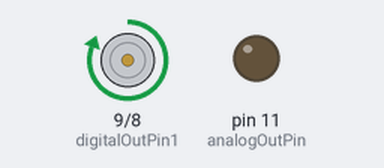
A sketch run on a simulated Arduino Uno, built with avr-gcc and run on an emulated ATmega328P. Parts: motor-driver pin pairs drawn as motors (green arrow = first pin HIGH = forward, orange = second pin HIGH = backward, longer = more drive), output pins drawn as LEDs (lit = HIGH). What the sketch prints to the serial monitor is not drawn.

Above: at 0.07 s.
At 9.96 s:
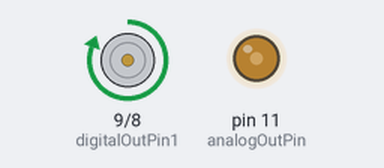
At 19.92 s:
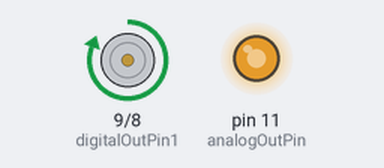
At 39.86 s:
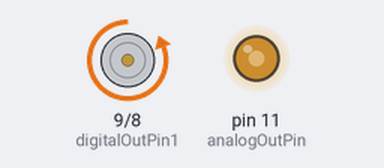
Timing chart, 0 to 40.0 s (numbered marks = the images above):
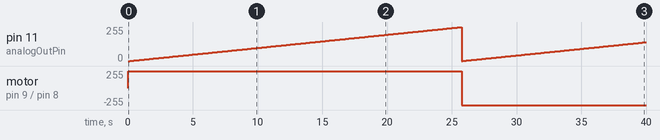

Measured:
- by itself, motor on pin 9 (digitalOutPin1) / pin 8 (digitalOutPin2): stopped → forward 255/255 at 0.00 s, → backward 255/255 25.8 s later
- by itself, pin 11 (analogOutPin): 0/255 → 1/255 at 0.15 s, → 2/255 0.10 s later, → 3/255 0.10 s later, → 4/255 0.10 s later, … (397 changes in this stretch)

The sketch:

MotorTestl298n.ino
```cpp
// These constants won't change. They're used to give names to the pins used:
const int analogOutPin = 11;
const int digitalOutPin1 = 9;
const int digitalOutPin2 = 8;

void control(int controlValue){
  if (controlValue > 0){
    digitalWrite(digitalOutPin1, HIGH);
    digitalWrite(digitalOutPin2, LOW);
  }
  else if (controlValue < 0){
    digitalWrite(digitalOutPin1, LOW);
    digitalWrite(digitalOutPin2, HIGH);
  }
  else{
    digitalWrite(digitalOutPin1, LOW);
    digitalWrite(digitalOutPin2, LOW);
  }
}

// instanciate global variables
int sensorValue = 0;  // value read from the pot
int outputValue = 0;  // value output to the PWM (analog out)
int counter = 0;      // counter for the loop

void setup() {
  // initialize serial communications at 9600 bps:
  Serial.begin(9600);
  pinMode(analogOutPin, OUTPUT);
  pinMode(digitalOutPin1, OUTPUT);
  pinMode(digitalOutPin2, OUTPUT);
}

void loop() {

  counter = counter % 1024; // keep counter between 0 and 1023
  sensorValue = counter % 512; // keep sensorValue between 0 and 511

  // If counter is smaller than 512, go forward and speed down
  if (counter<512) {
    control(1);
    outputValue = map(sensorValue, 0, 511, 0, 255);
  }
  // If not, go backwards and speed up
  else {
    control(-1);
    outputValue = map(sensorValue, 511, 0, 255, 0);
  }

  // change the analog out value:
  analogWrite(analogOutPin, outputValue);

  // wait 2 milliseconds before the next loop for the analog-to-digital
  delay(50);

  // increment the counter
  counter++;

  // print the results to the Serial Monitor:
  Serial.print("counter = " );
  Serial.print(counter);

}
```
